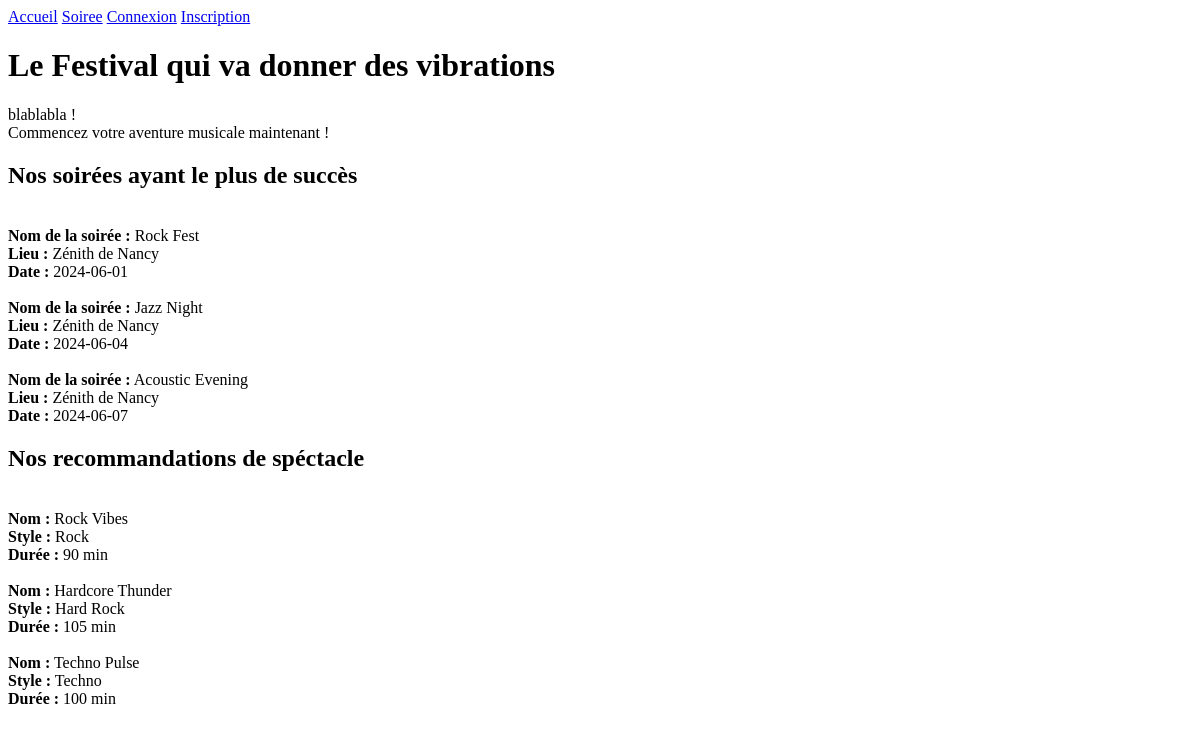
Before: / with the older database file.
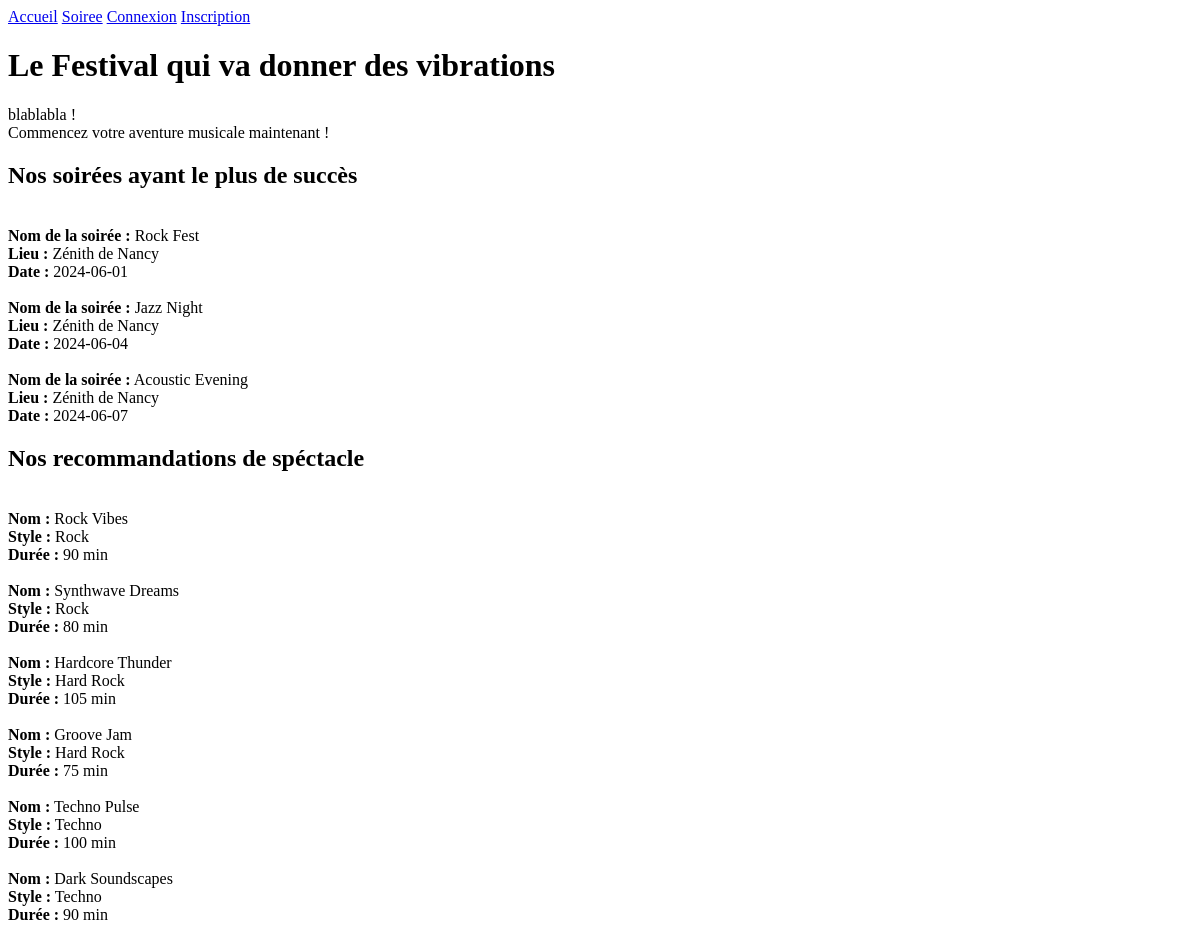
After: the same page with the newer database file.
### tables this page shows
CREATE TABLE `soiree` (
	`id_soiree` INT NOT NULL AUTO_INCREMENT,
	`nom_soiree` VARCHAR(100) NOT NULL,
	`id_lieu` INT NOT NULL,
	`date` DATE NOT NULL,
	PRIMARY KEY(`id_soiree`),
	FOREIGN KEY (`id_lieu`) REFERENCES `lieu`(`id_lieu`)
);

CREATE TABLE `lieu` (
	`id_lieu` INT NOT NULL AUTO_INCREMENT,
	`nom_lieu` VARCHAR(100) NOT NULL,
	`adresse` VARCHAR(100) NOT NULL,
    `code_postal` VARCHAR(100) NOT NULL,
	`nb_place` INT,
	PRIMARY KEY (`id_lieu`)
);

CREATE TABLE `spectacle` (
	`id_spectacle` INT NOT NULL AUTO_INCREMENT,
	`nomSpec` VARCHAR(100) NOT NULL,
	`id_style` INT NOT NULL,
	`id_soiree` INT NOT NULL,
	`duree` INT NOT NULL,
	PRIMARY KEY(`id_spectacle`),
	FOREIGN KEY (`id_soiree`) REFERENCES `soiree`(`id_soiree`),
    FOREIGN KEY (`id_style`) REFERENCES `style`(`id_style`)
);

CREATE TABLE `style`(
                        `id_style` INT NOT NULL,
                        `nom_style` VARCHAR(100),
                        PRIMARY KEY (`id_style`)
);

### index.php (called while the page is built, shortened)
<?php
require_once 'src/classes/dispatch/Dispatcher.php';
$dispatcher = new Dispatcher();
$dispatcher->run();

### src/classes/repository/NRVRepository.php (called while the page is built, shortened)
<?php
class NRVRepository {
    private PDO $pdo;
    private static ?NRVRepository $instance = null;
    private static array $config = [];
    private function __construct(array $conf) {
        $this->pdo = new PDO($conf['dsn'], $conf['user'], $conf['pass'], [
            PDO::ATTR_ERRMODE => PDO::ERRMODE_EXCEPTION
        ]);
    }
    public static function getInstance(): ?NRVRepository {
        if (is_null(self::$instance)) {
            self::$instance = new NRVRepository(self::$config);
        }
        return self::$instance;
    }
    public static function setConfig(string $file) {
        $conf = parse_ini_file($file);
        self::$config = [
            'dsn' => "mysql:host=" . $conf['host'] . ";dbname=" . $conf['dbname'],
            'user' => $conf['username'],
            'pass' => $conf['password']
        ];
    }
    public function getAllSoirees(): array {
        $stmt = $this->pdo->query("SELECT soiree.id_soiree, soiree.nom_soiree, lieu.nom_lieu, soiree.date
                               FROM soiree
                               INNER JOIN lieu ON soiree.id_lieu = lieu.id_lieu");
        return $stmt->fetchAll(PDO::FETCH_ASSOC);
    }
    public function getSpectaclesByStyle(string $style, int $excludeId = null): array {
        $query = "
            SELECT spectacle.id_spectacle, spectacle.nomSpec, style.nom_style AS style, spectacle.duree
            FROM spectacle
            JOIN style ON spectacle.id_style = style.id_style
            WHERE style.nom_style = :style
        ";
        $stmt = $this->pdo->prepare($query);
        $params = ['style' => $style];
        $stmt->execute($params);
        return $stmt->fetchAll(PDO::FETCH_ASSOC);
    }
}

### src/classes/action/DefaultAction.php (the view, shortened to what this page needs)
<?php
class DefaultAction extends Action{
    public function execute(): string {
        $repository = NRVRepository::getInstance();
        $soirees = array_slice($repository->getAllSoirees(), 0, 3);
        $spectacleRock = $repository->getSpectaclesByStyle('Rock', null);
        $spectacleHardRock = $repository->getSpectaclesByStyle('Hard Rock', null);
        $spectacleTechno = $repository->getSpectaclesByStyle('Techno', null);
        $html ='
        <!DOCTYPE html>
        <html lang="fr">
        <head>
            <meta charset="UTF-8">
            <meta name="viewport" content="width=device-width, initial-scale=1.0">
            <title>Bienvenu sur le site officiel de NRV</title>
        </head>
        <body>
            <div class="container">
                <h1>Le Festival qui va donner des vibrations</h1>
                <p class="introduction">
                    blablabla !
                    <br>
                    Commencez votre aventure musicale maintenant !
                </p>
                <h2> Nos soirées ayant le plus de succès </h2>';
        foreach ($soirees as $soiree) {
            $html .= '<div class="soiree">
                        <br>
                        <strong>Nom de la soirée :</strong> '.htmlspecialchars($soiree['nom_soiree']).'<br>
                        <strong>Lieu :</strong> ' . htmlspecialchars($soiree['nom_lieu']) . '<br>
                        <strong>Date :</strong> ' . htmlspecialchars($soiree['date']) . '<br>
                      </div>';
        }
        $html .= '<h2>Nos recommandations de spéctacle</h2>';
        foreach ($spectacleRock as $spectacle) {
            $html .= '<div class="spectacle">
                        <br>
                        <strong>Nom :</strong> ' . htmlspecialchars($spectacle['nomSpec']) . '<br>
                        <strong>Style :</strong> ' . htmlspecialchars($spectacle['style']) . '<br>
                        <strong>Durée :</strong> ' . htmlspecialchars($spectacle['duree']) . ' min
                      </div>';
        }
        foreach ($spectacleHardRock as $spectacle) {
            $html .= '<div class="spectacle">
                        <br>
                        <strong>Nom :</strong> ' . htmlspecialchars($spectacle['nomSpec']) . '<br>
                        <strong>Style :</strong> ' . htmlspecialchars($spectacle['style']) . '<br>
                        <strong>Durée :</strong> ' . htmlspecialchars($spectacle['duree']) . ' min
                      </div>';
        }
        foreach ($spectacleTechno as $spectacle) {
            $html .= '<div class="spectacle">
                        <br>
                        <strong>Nom :</strong> ' . htmlspecialchars($spectacle['nomSpec']) . '<br>
                        <strong>Style :</strong> ' . htmlspecialchars($spectacle['style']) . '<br>
                        <strong>Durée :</strong> ' . htmlspecialchars($spectacle['duree']) . ' min
                      </div>';
        }
        $html .= '
            </div>
        </body>
        </html>';
        return $html;
    }
}

### src/classes/dispatch/Dispatcher.php (shortened to what this page needs)
<?php
class Dispatcher {
    private string $action;
    public function __construct() {
        $this->action = $_GET['action'] ?? 'default';
    }
    public function run(): void {
        switch ($this->action) {
            default:
                $action = new DefaultAction();
                break;
        }
        $res = $action->execute();
        $this->renderPage($res);
    }
    public function renderPage(string $res): void
    {
            $user = null;
            $output = '
            <html>
            <head>
                <title>Deefy App</title>
                <link rel="stylesheet" href="src/style/style.css">
            </head>
            <body>
                <nav>
                    <a href="?action=default">Accueil</a>
                    <a href="?action=addSoiree">Soiree</a>';
            if ($user !== null) {
                $output .= '<a href =?action=logout> Se Deconnecter</a>';
            } else {
                $output .= '
             <a href = "?action=login">Connexion</a>
             <a href="?action=register">Inscription</a>
            ';
            }
            $output .= '
                </nav>
                <main>' . $res . '</main>
            </body>
            </html>';
            echo $output;
    }
}

Changed rows visible on the page:
now on this page (row edited): spectacle: nomSpec "Synthwave Dreams", id_style.nom_style "Rock", duree "80", shown under "Nos recommandations de spéctacle"
now on this page (row edited): spectacle: nomSpec "Groove Jam", id_style.nom_style "Hard Rock", duree "75"
now on this page (row edited): spectacle: nomSpec "Dark Soundscapes", id_style.nom_style "Techno", duree "90"
